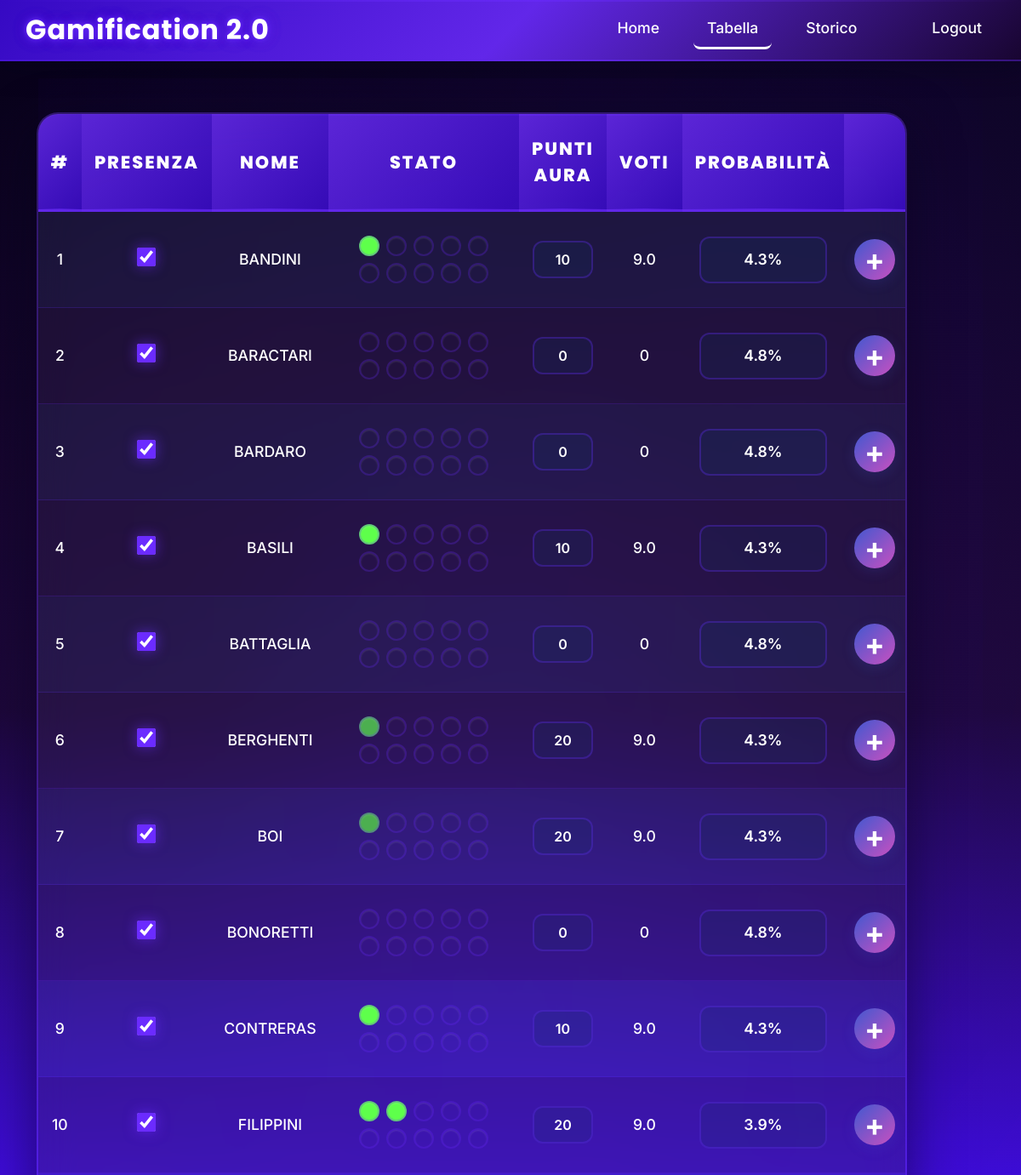
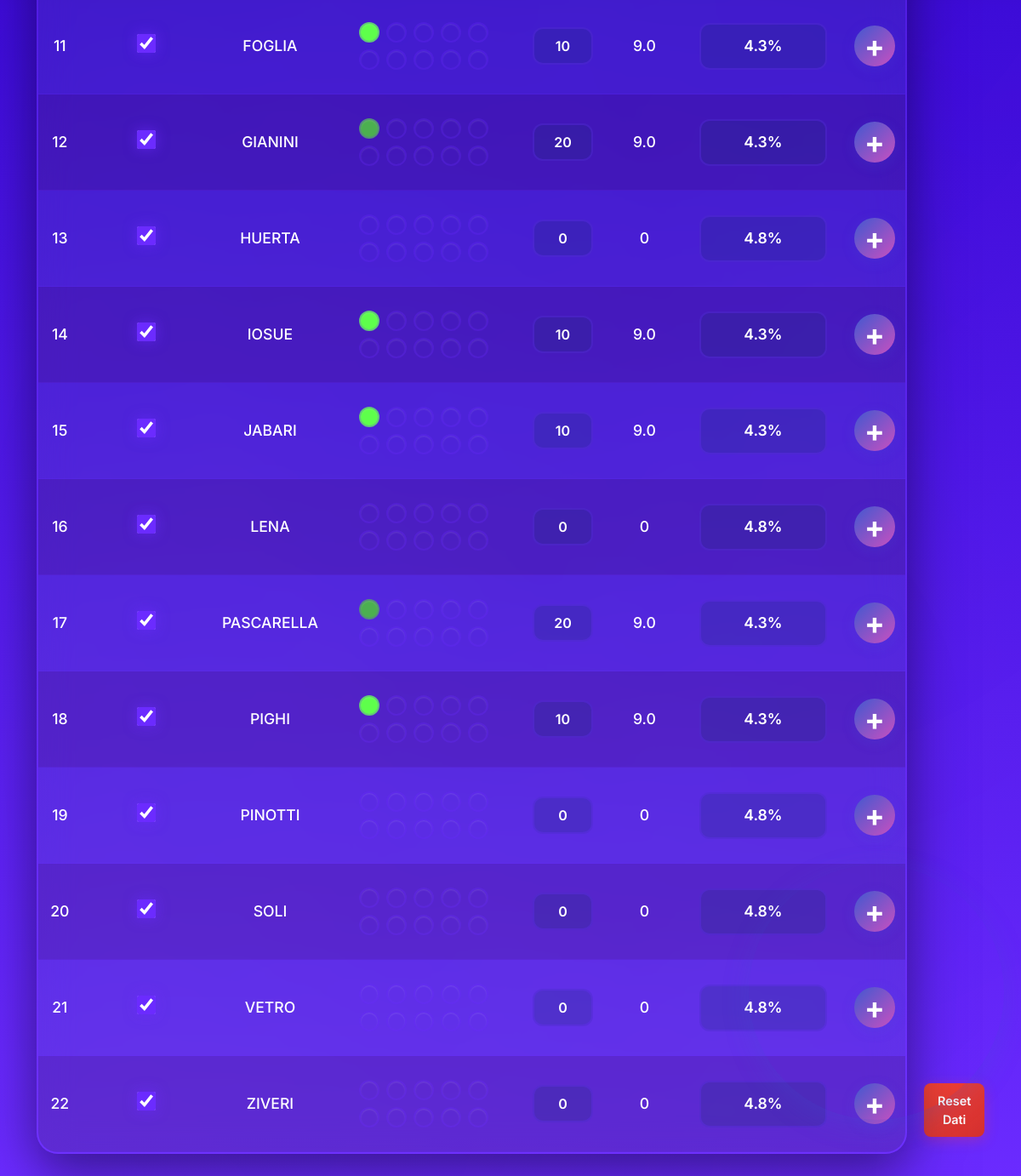
The app's page /tabella (signed in) with its own data (2 pictures, top to bottom).
### website/models.py (models this page shows)
class Tabella(db.Model):
    id = db.Column(db.Integer, primary_key=True)
    cognome = db.Column(db.String(100), unique=True, nullable=False)
    checked = db.Column(db.Boolean, default=False, nullable=False)
    punti = db.Column(db.Integer, default=0, nullable=False)
    probabilita = db.Column(db.Float, default=0.0, nullable=False)
    stato = db.Column(db.String(20), default='-'*20, nullable=False)  # 20 chars: -- empty, Gf green facile, etc.

### website/views.py (the view, shortened to what this page needs)
@views.route('/tabella')
@login_required
def tabella():
    from flask_login import current_user
    tabella_data = Tabella.query.all()
    names = [row.cognome for row in tabella_data]
    return render_template('tabella.html', tabella_data=tabella_data, names=names, user=current_user)

### website/__init__.py (called while the page is built)
def create_app():
    app = Flask(__name__)
    app.config['SECRET_KEY'] = 'x-Eteyefh4gpmU5pbxdxPEi1HdXQ9o4vDCdoKpB0ojRMu36zhs665lJbtkYk8n3l5a9Lo7N3ae7h-J1o_nZ79g'
    app.config['SQLALCHEMY_DATABASE_URI'] = f'sqlite:///{DB_NAME}'
    db.init_app(app)
    from .views import views
    from .auth import auth
    app.register_blueprint(views, url_prefix='/')
    app.register_blueprint(auth, url_prefix='/')
    from .models import User
    with app.app_context():
        db.create_all()
    login_manager = LoginManager()
    login_manager.login_view = 'auth.login'
    login_manager.init_app(app)
    @login_manager.user_loader
    def load_user(id):
        return User.query.get(int(id))
    return app

### website/templates/tabella.html (shortened to what this page needs)
{% extends "base.html" %}
{% block content %}
<div class="tabella-container">
  <table class="tabella-moderna">
    <thead>
      <tr>
        <th style="width: 12.5%;">#</th>
        <th style="width: 12.5%;">Presenza</th>
        <th style="width: 12.5%;">Nome</th>
        <th style="width: 12.5%;">Stato</th>
        <th style="width: 12.5%;">Punti Aura</th>
        <th style="width: 12.5%;">Voti</th>
        <th style="width: 12.5%;">Probabilità</th>
        <th style="width: 10%;"></th>
      </tr>
    </thead>
    <tbody>
      {% for row in tabella_data %}
      <tr data-id="{{ row.id }}">
        <td>{{ row.id }}</td>
        <td><input type="checkbox" {% if row.checked %}checked{% endif %} class="presence-checkbox" data-row="{{ row.id }}"></td>
        <td>{{ row.cognome }}</td>
        <td>
          <div class="stato-cerchi">
            {% set slots = (row.stato | length) // 2 %}
          </div>
        </td>
  <td><input type="text" value="{{ row.punti }}" class="input-punti" readonly data-row="{{ row.id }}"></td>
  <td><span class="voto-display" data-row="{{ row.id }}">0</span></td>
  <td><input type="text" value="{{ row.probabilita }}%" class="input-prob" readonly data-row="{{ row.id }}"></td>
        <td><button class="btn-plus" data-row="{{ row.id }}" aria-label="Aumenta" title="Aumenta" style="font-size:2.2rem; font-weight:700; color:#fff; background:linear-gradient(135deg,#4158d0,#c850c0); border:none; border-radius:50%; width:48px; height:48px; box-shadow:0 4px 16px rgba(65,88,208,0.18); display:flex; align-items:center; justify-content:center; cursor:pointer; transition:transform 0.15s;">+</button></td>
      </tr>
      {% endfor %}
    </tbody>
  </table>
  <div style="margin-top: auto; text-align: left; margin-bottom: 20px; margin-left: 20px;">
    <button id="resetBtn" style="background: linear-gradient(135deg,#f44336,#d32f2f); color: #fff; border: none; border-radius: 8px; padding: 10px 16px; font-size: 0.9rem; font-weight: 600; cursor: pointer; box-shadow: 0 4px 16px rgba(244,67,54,0.3); transition: transform 0.15s;">Reset Dati</button>
  </div>
</div>
<div style="position: fixed; bottom: 20px; right: 20px; z-index: 1000;">
  <div style="position: relative; width: 300px; height: 360px; display: flex; flex-direction: column; align-items: center; justify-content: flex-start;">
    <button id="diceBtn" class="dice-button-img" aria-label="Lancia il dado" style="background:none; border:none; padding:0; border-radius:50%; box-shadow:0 8px 32px rgba(65,88,208,0.22); cursor:pointer; width:300px; height:300px; display:flex; align-items:center; justify-content:center; overflow:hidden; position: relative;">
  <dotlottie-wc id="main-dice-lottie" src="https://lottie.host/be5df32d-5f20-4015-a1e4-b0b56c8934f8/PfUeITOeEI.lottie" style="width: 300px; height: 300px" autoplay loop></dotlottie-wc>
    </button>
  </div>
</div>
{% endblock %}

### website/templates/base.html (shortened to what this page needs)
<!DOCTYPE html>
<html>
  <head>
    <link
      rel="stylesheet"
      href="https://stackpath.bootstrapcdn.com/bootstrap/4.4.1/css/bootstrap.min.css"
    />
    <link
      rel="stylesheet"
      href="https://stackpath.bootstrapcdn.com/font-awesome/4.7.0/css/font-awesome.min.css"
    />
      <link rel="stylesheet" href="{{ url_for('static', filename='css/style.css') }}">
  </head>
  <body>
    <header style="width:100%; background: linear-gradient(-135deg, #c850c0, #4158d0); color:#fff; padding:0; margin-bottom:20px;">
      <div class="container-fluid" style="display:flex; align-items:center; justify-content:space-between; height:70px;">
        <div style="font-size:2rem; font-weight:700; letter-spacing:1px;">Gamification 2.0</div>
        <nav style="display:flex; gap:24px;">
          <div style="display:flex; gap:24px;">
            {% if request.path in ['/', '/login', '/sign-up'] %}
              <a href="/" style="color:#fff; font-size:1.1rem; text-decoration:none; font-weight:500; border-bottom:{% if request.path=='/' %}3px solid #fff{% else %}none{% endif %}; padding-bottom:2px;">Start</a>
              <a href="/login" style="color:#fff; font-size:1.1rem; text-decoration:none; font-weight:500; border-bottom:{% if request.path=='/login' %}3px solid #fff{% else %}none{% endif %}; padding-bottom:2px;">Login</a>
              <a href="/sign-up" style="color:#fff; font-size:1.1rem; text-decoration:none; font-weight:500; border-bottom:{% if request.path=='/sign-up' %}3px solid #fff{% else %}none{% endif %}; padding-bottom:2px;">Sign Up</a>
            {% elif request.path == '/tabella' %}
              <a href="/home" style="color:#fff; font-size:1.1rem; text-decoration:none; font-weight:500; border-bottom:{% if request.path=='/home' %}3px solid #fff{% else %}none{% endif %}; padding-bottom:2px;">Home</a>
              <a href="/tabella" style="color:#fff; font-size:1.1rem; text-decoration:none; font-weight:500; border-bottom:3px solid #fff; padding-bottom:2px;">Tabella</a>
              <a href="/storico" style="color:#fff; font-size:1.1rem; text-decoration:none; font-weight:500; padding-bottom:2px;">Storico</a>
              <a href="/logout" style="color:#fff; font-size:1.1rem; text-decoration:none; font-weight:500; margin-left:32px;">Logout</a>
            {% endif %}
          </div>
        </nav>
      </div>
    </header>
    <div class="container">{% block content %} {% endblock %}</div>
  </body>
</html>

### records on screen
Tabella: id "1", checked "☑", cognome "BANDINI", punti "10", probabilita "4.3%"
Tabella: id "2", checked "☑", cognome "BARACTARI", punti "0", probabilita "4.8%"
Tabella: id "3", checked "☑", cognome "BARDARO", punti "0", probabilita "4.8%"
Tabella: id "4", checked "☑", cognome "BASILI", punti "10", probabilita "4.3%"
Tabella: id "5", checked "☑", cognome "BATTAGLIA", punti "0", probabilita "4.8%"
Tabella: id "6", checked "☑", cognome "BERGHENTI", punti "20", probabilita "4.3%"
Tabella: id "7", checked "☑", cognome "BOI", punti "20", probabilita "4.3%"
Tabella: id "8", checked "☑", cognome "BONORETTI", punti "0", probabilita "4.8%"
Tabella: id "9", checked "☑", cognome "CONTRERAS", punti "10", probabilita "4.3%"
Tabella: id "10", checked "☑", cognome "FILIPPINI", punti "20", probabilita "3.9%"
Tabella: id "11", checked "☑", cognome "FOGLIA", punti "10", probabilita "4.3%"
Tabella: id "12", checked "☑", cognome "GIANINI", punti "20", probabilita "4.3%"
Tabella: id "13", checked "☑", cognome "HUERTA", punti "0", probabilita "4.8%"
Tabella: id "14", checked "☑", cognome "IOSUE", punti "10", probabilita "4.3%"
Tabella: id "15", checked "☑", cognome "JABARI", punti "10", probabilita "4.3%"
Tabella: id "16", checked "☑", cognome "LENA", punti "0", probabilita "4.8%"
Tabella: id "17", checked "☑", cognome "PASCARELLA", punti "20", probabilita "4.3%"
Tabella: id "18", checked "☑", cognome "PIGHI", punti "10", probabilita "4.3%"
Tabella: id "19", checked "☑", cognome "PINOTTI", punti "0", probabilita "4.8%"
Tabella: id "20", checked "☑", cognome "SOLI", punti "0", probabilita "4.8%"
Tabella: id "21", checked "☑", cognome "VETRO", punti "0", probabilita "4.8%"
Tabella: id "22", checked "☑", cognome "ZIVERI", punti "0", probabilita "4.8%"
